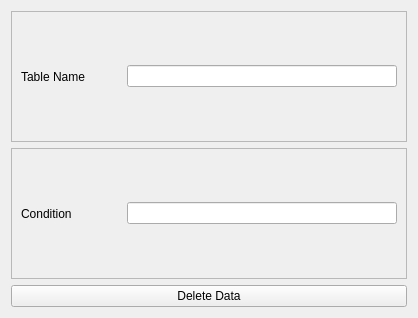
<?xml version="1.0" encoding="UTF-8"?>
<ui version="4.0">
 <class>DeleteDataWindow</class>
 <widget class="QWidget" name="DeleteDataWindow">
  <property name="geometry">
   <rect>
    <x>0</x>
    <y>0</y>
    <width>418</width>
    <height>318</height>
   </rect>
  </property>
  <property name="minimumSize">
   <size>
    <width>418</width>
    <height>318</height>
   </size>
  </property>
  <property name="maximumSize">
   <size>
    <width>418</width>
    <height>318</height>
   </size>
  </property>
  <property name="windowTitle">
   <string>Form</string>
  </property>
  <layout class="QVBoxLayout" name="verticalLayout">
   <item>
    <widget class="QFrame" name="frame">
     <property name="frameShape">
      <enum>QFrame::StyledPanel</enum>
     </property>
     <property name="frameShadow">
      <enum>QFrame::Raised</enum>
     </property>
     <layout class="QHBoxLayout" name="horizontalLayout_2">
      <item>
       <widget class="QLabel" name="label">
        <property name="minimumSize">
         <size>
          <width>100</width>
          <height>0</height>
         </size>
        </property>
        <property name="text">
         <string>Table Name</string>
        </property>
       </widget>
      </item>
      <item>
       <widget class="QLineEdit" name="tableNameLineEdit"/>
      </item>
     </layout>
    </widget>
   </item>
   <item>
    <widget class="QFrame" name="frame_2">
     <property name="frameShape">
      <enum>QFrame::StyledPanel</enum>
     </property>
     <property name="frameShadow">
      <enum>QFrame::Raised</enum>
     </property>
     <layout class="QHBoxLayout" name="horizontalLayout">
      <item>
       <widget class="QLabel" name="label_2">
        <property name="minimumSize">
         <size>
          <width>100</width>
          <height>0</height>
         </size>
        </property>
        <property name="text">
         <string>Condition</string>
        </property>
       </widget>
      </item>
      <item>
       <widget class="QLineEdit" name="conditionLineEdit"/>
      </item>
     </layout>
    </widget>
   </item>
   <item>
    <widget class="QPushButton" name="deleteDataButton">
     <property name="text">
      <string>Delete Data</string>
     </property>
    </widget>
   </item>
  </layout>
 </widget>
 <resources/>
 <connections/>
</ui>
